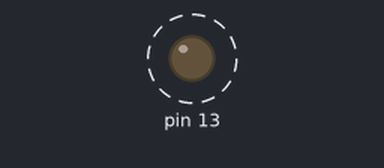
A sketch run on a simulated Arduino Uno, built with avr-gcc and run on an emulated ATmega328P. Parts: output pins drawn as LEDs (lit = HIGH). Dashed ring = blinking. What the sketch prints to the serial monitor is not drawn.

Above: at 1.2 s.
Timing chart, 0 to 4.0 s (numbered marks = the images above):
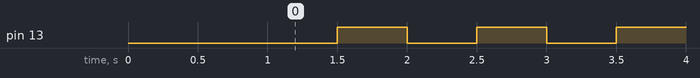

The sketch:

HTD-45H-1.ino
```cpp
#define GET_LOW_BYTE(A) (uint8_t)((A))
//宏函数 获得A的低八位
#define GET_HIGH_BYTE(A) (uint8_t)((A) >> 8)
//宏函数 获得A的高八位
#define BYTE_TO_HW(A, B) ((((uint16_t)(A)) << 8) | (uint8_t)(B))
//宏函数 以A为高八位 B为低八位 合并为16位整形

#define LOBOT_SERVO_FRAME_HEADER         0x55
#define LOBOT_SERVO_ID_WRITE             13

byte LobotCheckSum(byte buf[])
{
  byte i;
  uint16_t temp = 0;
  for (i = 2; i < buf[3] + 2; i++) {
    temp += buf[i];
  }
  temp = ~temp;
  i = (byte)temp;
  return i;
}

void LobotSerialServoSetID(HardwareSerial &SerialX, uint8_t oldID, uint8_t newID)
{
  byte buf[7];
  buf[0] = buf[1] = LOBOT_SERVO_FRAME_HEADER;
  buf[2] = oldID;
  buf[3] = 4;
  buf[4] = LOBOT_SERVO_ID_WRITE;
  buf[5] = newID;
  buf[6] = LobotCheckSum(buf);
  SerialX.write(buf, 7);
}

void setup() {
  // put your setup code here, to run once:
  Serial.begin(115200); //波特率115200
  pinMode(13, OUTPUT);
  delay(1000);
}

void loop() {
  // put your main code here, to run repeatedly:
  delay(500);
  digitalWrite(13,HIGH); //指示灯，运行指示
  LobotSerialServoSetID(Serial, 1, 2);
  //第一个参数为通信所用串口
  //第二个参数为旧ID（旧ID为1就是向所有在线的舵机广播此命令，对所有在线舵机有效）
  //第三个参数为新ID
  delay(500);
  digitalWrite(13,LOW);
}
```

Measured:
- by itself, pin 13: alternates HIGH for 0.50 s and LOW for 0.50 s
